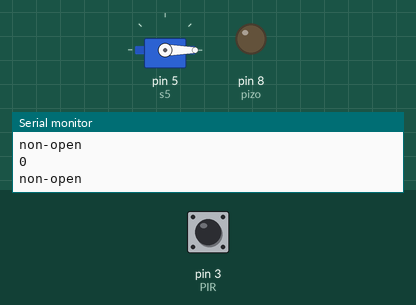
A sketch run on a simulated Arduino Uno, built with avr-gcc and run on an emulated ATmega328P. Shown: servo, output pins drawn as LEDs (lit = HIGH), the last lines printed to the serial monitor. The test bench sets the inputs (shaded band); at power-on: pin 3 (PIR) LOW.

Above: at 1.2 s.
1.3 s: pin 3 (PIR) driven HIGH
At 2.5 s:
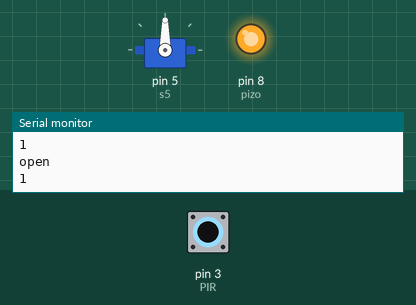
2.8 s: pin 3 (PIR) driven LOW
At 4.0 s:
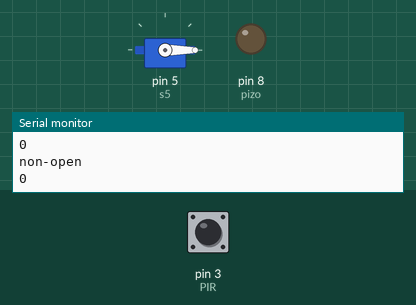
5.8 s: pin 3 (PIR) pulsed HIGH 2 times (0.12 s each, 0.3 s apart)
At 6.6 s:
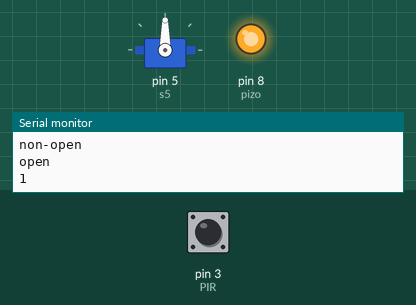
Timing chart, 0 to 8.8 s (numbered marks = the images above; inputs shaded):
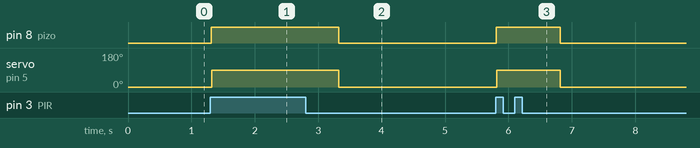

The sketch:

digital_circuit1.ino
```cpp
int PIR =3;
int servo=5;
int pizo=8;
#include <Servo.h>
Servo s5;
#define servoPin 5,
void setup()
{
  pinMode(pizo, OUTPUT);

  pinMode(PIR, INPUT);
  s5.attach( 5);
  Serial.begin (9600);
}

void loop()
{
  s5.write(0);

   int PIR=digitalRead(3);
if (PIR == HIGH){
      digitalWrite(pizo, HIGH);
       Serial.println("open");
      Serial.println(PIR);
    s5.write(90);
 delay(1000);

}
    else{
      Serial.println(PIR);
      digitalWrite(pizo,LOW);
      Serial.println("non-open");
    }
}
```

Measured:
- after the input at 1.3 s, pin 8 (pizo): LOW → HIGH at once; servo on pin 5 (s5): 0° → 90° at once
- after the input at 2.8 s, pin 8 (pizo): HIGH → LOW after 0.52 s; servo on pin 5 (s5): 90° → 0° after 0.52 s
- after the input at 5.8 s, pin 8 (pizo): LOW → HIGH at once, → LOW 1.0 s later; servo on pin 5 (s5): 0° → 90° at once, → 0° 1.0 s later
